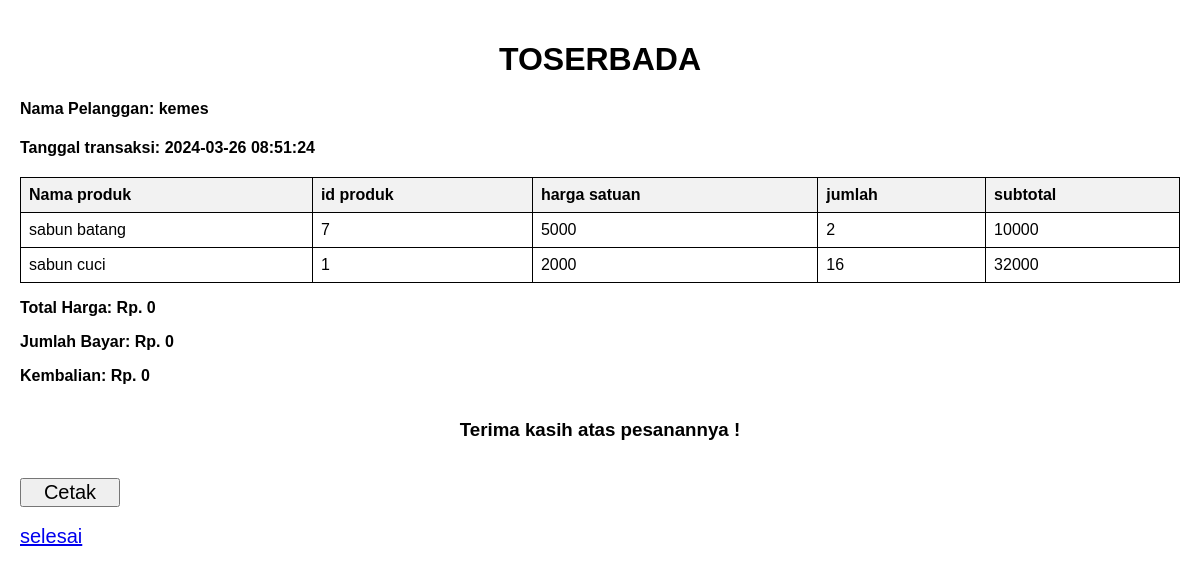
The app's page /nota.php?id_psn=11 with its own data.
### tables this page shows
CREATE TABLE `penjualan` (
  `id_penjualan` int(11) NOT NULL,
  `kd_penjualan` varchar(20) NOT NULL,
  `tanggal` timestamp NOT NULL DEFAULT current_timestamp() ON UPDATE current_timestamp(),
  `total_bayar` decimal(10,0) NOT NULL,
  `id_user` int(11) NOT NULL,
  `id_plg` int(11) NOT NULL,
  `bayar` decimal(10,0) NOT NULL
);

CREATE TABLE `pelanggan` (
  `id_plg` int(11) NOT NULL,
  `nama_plg` varchar(30) NOT NULL,
  `alamat` varchar(30) NOT NULL,
  `no_tlp` varchar(20) NOT NULL
);

CREATE TABLE `detail_penjualan` (
  `id_detail` int(11) NOT NULL,
  `kd_penjualan` varchar(20) NOT NULL,
  `id_produk` int(11) NOT NULL,
  `jumlah` int(11) NOT NULL,
  `sub_total` decimal(10,0) NOT NULL
);

CREATE TABLE `produk` (
  `id_produk` int(11) NOT NULL,
  `nama_produk` varchar(30) NOT NULL,
  `kd_produk` varchar(20) NOT NULL,
  `stok` int(11) NOT NULL,
  `harga` decimal(10,0) NOT NULL
);

### nota.php (the view, shortened to what this page needs)
<?php
require_once('koneksi.php');
if (isset($_GET['id_psn'])) {
    $id_psn = $_GET['id_psn'];
    $tampil = mysqli_query($conn, "SELECT * FROM penjualan p, pelanggan plgn WHERE p.id_plg=plgn.id_plg AND p.id_penjualan='$id_psn'");
    if (mysqli_num_rows($tampil) > 0) {
        $data = mysqli_fetch_array($tampil);
        $nama_plg = $data['nama_plg'];
        $tanggal = $data['tanggal'];
    } else {
        $nama_plg = "";
        $tanggal = $data['tanggal'];
    }
} else {
    header("location: penjualan.php");
}
?>
<!DOCTYPE html>
<html lang="en">
<head>
</head>
<h1>TOSERBADA</h1>
<h4>Nama Pelanggan: <?= $nama_plg ?></h4>
<p>Tanggal transaksi: <?= $tanggal ?></p>
<body>
    <table>
        <thead>
            <th>Nama produk</th>
            <th>id produk</th>
            <th>harga satuan</th>
            <th>jumlah</th>
            <th>subtotal</th>
        </thead>
        <?php
        $totalharga=0;
        $id_psn = $_GET['id_psn'];
        $tampil = mysqli_query($conn, "SELECT dp.*, pr.*, pj.total_bayar, pj.bayar FROM detail_penjualan dp INNER JOIN produk pr ON dp.id_produk = pr.id_produk INNER JOIN penjualan pj ON dp.kd_penjualan = pj.id_penjualan
        WHERE dp.kd_penjualan = '$id_psn'");
        while ($data = mysqli_fetch_array($tampil)) {
            $id_produk = $data['id_produk'];
            $jumlah = $data['jumlah'];
            $harga = $data['harga'];
            $nama_produk = $data['nama_produk'];
            $subtotal = $jumlah * $harga;
            $totalharga = $data['total_bayar'];
            $bayar = $data['bayar'];
            $kembalian = $bayar - $totalharga;
        ?>
            <tbody>
                <td><?= $nama_produk ?></td>
                <td><?= $id_produk ?></td>
                <td><?= $harga ?></td>
                <td><?= $jumlah ?></td>
                <td><?= $subtotal ?></td>
            </tbody>
        <?php } ?>
    </table>
    <p>Total Harga: Rp. <?= number_format($totalharga) ?></p>
    <p>Jumlah Bayar: Rp. <?= number_format($bayar, 0, ',', '.') ?></p>
    <p>Kembalian: Rp. <?= number_format($kembalian, 0, ',', '.') ?></p> <br>
    <h3 id="thx">Terima kasih atas pesanannya !</h3><br>
    <button class="print-button" style="width: 100px;" onclick="printPage()">Cetak</button>
    <br>
    <a class="print-button" href="penjualan.php">selesai</a>
</body>
</html>

### nota.php (style rules this page uses)
.print-button { display: block; }
body { font-family: Arial, sans-serif; margin: 0; padding: 20px; }
button { font-size: 20px; }
a { font-size: 20px; }
p { font-weight: bold; }
h1 { text-align: center; }
h3 { margin-top: 0; text-align: center; }
table { width: 100%; border-collapse: collapse; margin-top: 20px; }
table th, table td { border: 1px solid #000; padding: 8px; text-align: left; }
table th { background-color: #f2f2f2; }
#thx { text-align: center; font-weight: bold; font-family: 'Oswald', sans-serif; }

### records on screen
penjualan: id_plg.nama_plg "kemes", tanggal "2024-03-26 08:51:24", total_bayar "0", bayar "0"
detail_penjualan: id_produk.nama_produk "sabun batang", id_produk.id_produk "7", id_produk.harga "5000", jumlah "2", jumlah.harga "10000"
detail_penjualan: id_produk.nama_produk "sabun cuci", id_produk.id_produk "1", id_produk.harga "2000", jumlah "16", jumlah.harga "32000"
